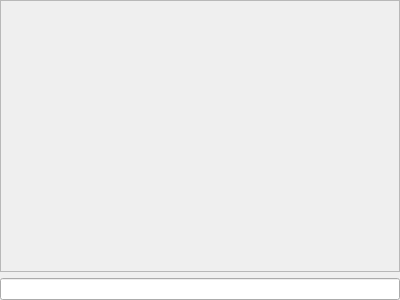
<?xml version="1.0" encoding="UTF-8"?>
<ui version="4.0">
 <class>LogView</class>
 <widget class="QWidget" name="LogView">
  <property name="geometry">
   <rect>
    <x>0</x>
    <y>0</y>
    <width>400</width>
    <height>300</height>
   </rect>
  </property>
  <property name="windowTitle">
   <string>Form</string>
  </property>
  <layout class="QVBoxLayout" name="verticalLayout">
   <property name="leftMargin">
    <number>0</number>
   </property>
   <property name="topMargin">
    <number>0</number>
   </property>
   <property name="rightMargin">
    <number>0</number>
   </property>
   <property name="bottomMargin">
    <number>0</number>
   </property>
   <item>
    <widget class="QScrollArea" name="scrollArea">
     <property name="widgetResizable">
      <bool>true</bool>
     </property>
     <widget class="QWidget" name="scrollAreaWidgetContents">
      <property name="geometry">
       <rect>
        <x>0</x>
        <y>0</y>
        <width>398</width>
        <height>267</height>
       </rect>
      </property>
      <layout class="QVBoxLayout" name="verticalLayout_3">
       <item>
        <layout class="QVBoxLayout" name="layout"/>
       </item>
      </layout>
     </widget>
    </widget>
   </item>
   <item>
    <widget class="QLineEdit" name="lineEdit">
     <property name="font">
      <font>
       <stylestrategy>NoAntialias</stylestrategy>
      </font>
     </property>
    </widget>
   </item>
  </layout>
 </widget>
 <resources/>
 <connections/>
</ui>
